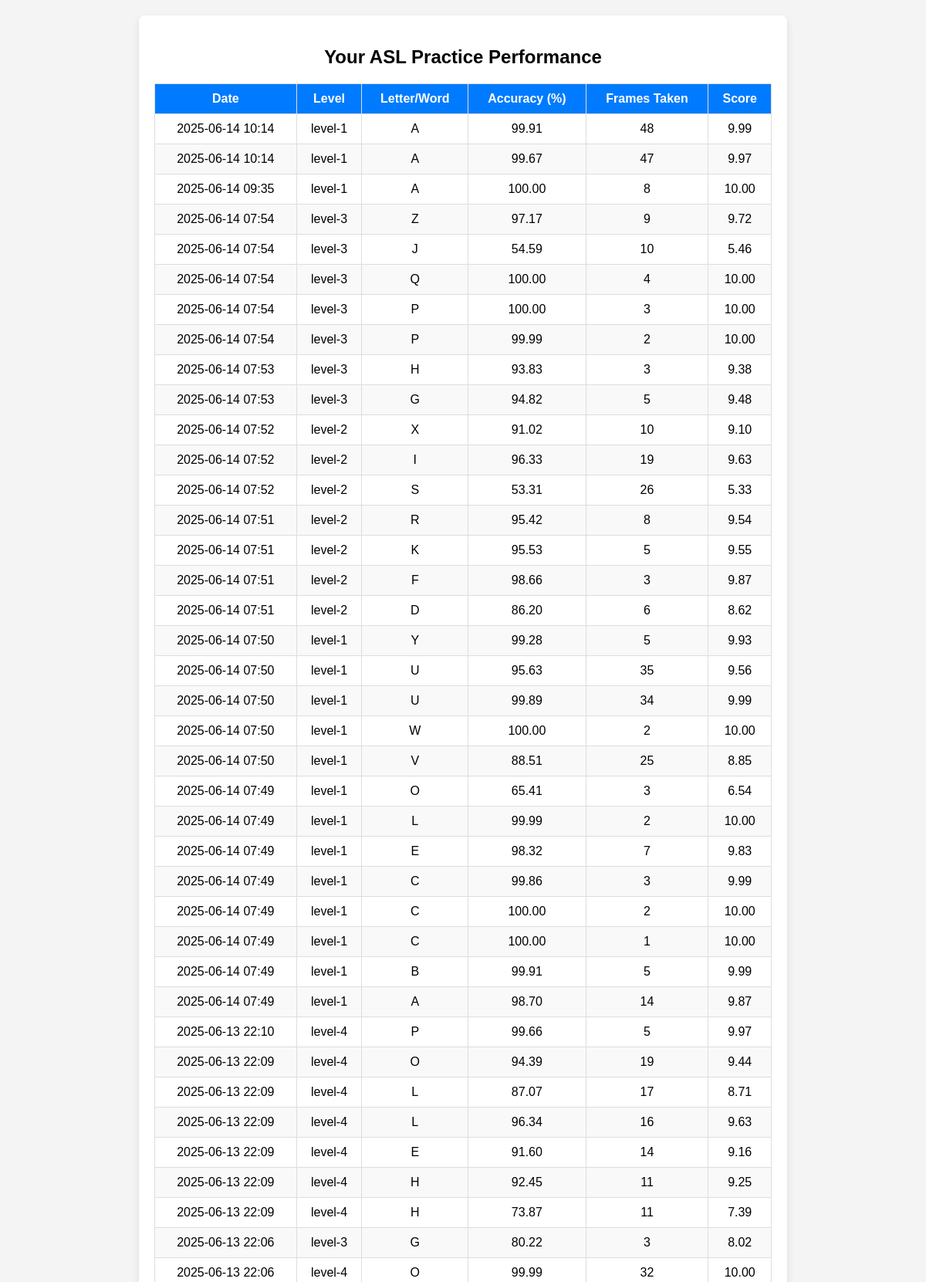
The app's page /performance/ (signed in, upper part) with its own data.
### sign_language/models.py (models this page shows, shortened)
class ASLPractice(models.Model):
    user = models.ForeignKey(User, on_delete=models.CASCADE)
    level = models.CharField(max_length=20)
    target_text = models.CharField(max_length=10)
    accuracy = models.FloatField()
    frames_taken = models.IntegerField()
    time_taken = models.FloatField()
    score = models.FloatField()
    timestamp = models.DateTimeField(auto_now_add=True)

### sign_language/views.py (the view)
# urls.py: path("performance/", views.performance, name="performance"),
@login_required
def performance(request):
    user_performance = ASLPractice.objects.filter(user=request.user).order_by("-timestamp")
    return render(request, "sign_language/performance.html", {"user_performance": user_performance})

### sign_language/templates/sign_language/performance.html (shortened to what this page needs)
{% load static %}
<!DOCTYPE html>
<html>
<head>
    <link rel="stylesheet" href="{% static 'css/style.css' %}">
</head>
<body>
    <div class="performance-container">
        <h2>Your ASL Practice Performance</h2>
        {% if user_performance %}
            <table class="performance-table">
                <thead>
                    <tr>
                        <th>Date</th>
                        <th>Level</th>
                        <th>Letter/Word</th>
                        <th>Accuracy (%)</th>
                        <th>Frames Taken</th>
                        <th>Score</th>
                    </tr>
                </thead>
                <tbody>
                    {% for practice in user_performance %}
                    <tr>
                        <td>{{ practice.timestamp|date:"Y-m-d H:i" }}</td>
                        <td>{{ practice.level }}</td>
                        <td>{{ practice.target_text }}</td>
                        <td>{{ practice.accuracy|floatformat:2 }}</td>
                        <td>{{ practice.frames_taken }}</td>
                        <td>{{ practice.score|floatformat:2 }}</td>
                    </tr>
                    {% endfor %}
                </tbody>
            </table>
        {% else %}
            <p class="no-records">No performance records found. Start practicing!</p>
        {% endif %}
    </div>
</body>
</html>

### sign_language/static/css/style.css (style rules this page uses)
body { font-family: Arial, sans-serif; background-color: #f4f4f4; margin: 0; padding: 20px; text-align: center; }
.performance-container { background: white; max-width: 800px; margin: auto; padding: 20px; border-radius: 8px; box-shadow: 0px 4px 10px rgba(0, 0, 0, 0.1); }
.performance-table { width: 100%; border-collapse: collapse; margin-top: 20px; }
.performance-table th, .performance-table td { border: 1px solid #ddd; padding: 10px; text-align: center; }
.performance-table th { background-color: #007BFF; color: white; }
.performance-table tr:nth-child(even) { background-color: #f9f9f9; }

### records on screen
ASLPractice: timestamp "2025-06-14 10:14", level "level-1", target_text "A", accuracy "99.91", frames_taken "48", score "9.99"
ASLPractice: timestamp "2025-06-14 10:14", level "level-1", target_text "A", accuracy "99.67", frames_taken "47", score "9.97"
ASLPractice: timestamp "2025-06-14 09:35", level "level-1", target_text "A", accuracy "100.00", frames_taken "8", score "10.00"
ASLPractice: timestamp "2025-06-14 07:54", level "level-3", target_text "Z", accuracy "97.17", frames_taken "9", score "9.72"
ASLPractice: timestamp "2025-06-14 07:54", level "level-3", target_text "J", accuracy "54.59", frames_taken "10", score "5.46"
ASLPractice: timestamp "2025-06-14 07:54", level "level-3", target_text "Q", accuracy "100.00", frames_taken "4", score "10.00"
ASLPractice: timestamp "2025-06-14 07:54", level "level-3", target_text "P", accuracy "100.00", frames_taken "3", score "10.00"
ASLPractice: timestamp "2025-06-14 07:54", level "level-3", target_text "P", accuracy "99.99", frames_taken "2", score "10.00"
ASLPractice: timestamp "2025-06-14 07:53", level "level-3", target_text "H", accuracy "93.83", frames_taken "3", score "9.38"
ASLPractice: timestamp "2025-06-14 07:53", level "level-3", target_text "G", accuracy "94.82", frames_taken "5", score "9.48"
ASLPractice: timestamp "2025-06-14 07:52", level "level-2", target_text "X", accuracy "91.02", frames_taken "10", score "9.10"
ASLPractice: timestamp "2025-06-14 07:52", level "level-2", target_text "I", accuracy "96.33", frames_taken "19", score "9.63"
ASLPractice: timestamp "2025-06-14 07:52", level "level-2", target_text "S", accuracy "53.31", frames_taken "26", score "5.33"
ASLPractice: timestamp "2025-06-14 07:51", level "level-2", target_text "R", accuracy "95.42", frames_taken "8", score "9.54"
ASLPractice: timestamp "2025-06-14 07:51", level "level-2", target_text "K", accuracy "95.53", frames_taken "5", score "9.55"
ASLPractice: timestamp "2025-06-14 07:51", level "level-2", target_text "F", accuracy "98.66", frames_taken "3", score "9.87"
ASLPractice: timestamp "2025-06-14 07:51", level "level-2", target_text "D", accuracy "86.20", frames_taken "6", score "8.62"
ASLPractice: timestamp "2025-06-14 07:50", level "level-1", target_text "Y", accuracy "99.28", frames_taken "5", score "9.93"
ASLPractice: timestamp "2025-06-14 07:50", level "level-1", target_text "U", accuracy "95.63", frames_taken "35", score "9.56"
ASLPractice: timestamp "2025-06-14 07:50", level "level-1", target_text "U", accuracy "99.89", frames_taken "34", score "9.99"
ASLPractice: timestamp "2025-06-14 07:50", level "level-1", target_text "W", accuracy "100.00", frames_taken "2", score "10.00"
ASLPractice: timestamp "2025-06-14 07:50", level "level-1", target_text "V", accuracy "88.51", frames_taken "25", score "8.85"
ASLPractice: timestamp "2025-06-14 07:49", level "level-1", target_text "O", accuracy "65.41", frames_taken "3", score "6.54"
ASLPractice: timestamp "2025-06-14 07:49", level "level-1", target_text "L", accuracy "99.99", frames_taken "2", score "10.00"
ASLPractice: timestamp "2025-06-14 07:49", level "level-1", target_text "E", accuracy "98.32", frames_taken "7", score "9.83"
ASLPractice: timestamp "2025-06-14 07:49", level "level-1", target_text "C", accuracy "99.86", frames_taken "3", score "9.99"
ASLPractice: timestamp "2025-06-14 07:49", level "level-1", target_text "C", accuracy "100.00", frames_taken "2", score "10.00"
ASLPractice: timestamp "2025-06-14 07:49", level "level-1", target_text "C", accuracy "100.00", frames_taken "1", score "10.00"
ASLPractice: timestamp "2025-06-14 07:49", level "level-1", target_text "B", accuracy "99.91", frames_taken "5", score "9.99"
ASLPractice: timestamp "2025-06-14 07:49", level "level-1", target_text "A", accuracy "98.70", frames_taken "14", score "9.87"
ASLPractice: timestamp "2025-06-13 22:10", level "level-4", target_text "P", accuracy "99.66", frames_taken "5", score "9.97"
ASLPractice: timestamp "2025-06-13 22:09", level "level-4", target_text "O", accuracy "94.39", frames_taken "19", score "9.44"
ASLPractice: timestamp "2025-06-13 22:09", level "level-4", target_text "L", accuracy "87.07", frames_taken "17", score "8.71"
ASLPractice: timestamp "2025-06-13 22:09", level "level-4", target_text "L", accuracy "96.34", frames_taken "16", score "9.63"
ASLPractice: timestamp "2025-06-13 22:09", level "level-4", target_text "E", accuracy "91.60", frames_taken "14", score "9.16"
ASLPractice: timestamp "2025-06-13 22:09", level "level-4", target_text "H", accuracy "92.45", frames_taken "11", score "9.25"
ASLPractice: timestamp "2025-06-13 22:09", level "level-4", target_text "H", accuracy "73.87", frames_taken "11", score "7.39"
ASLPractice: timestamp "2025-06-13 22:06", level "level-3", target_text "G", accuracy "80.22", frames_taken "3", score "8.02"
ASLPractice: timestamp "2025-06-13 22:06", level "level-4", target_text "O", accuracy "99.99", frames_taken "32", score "10.00"
